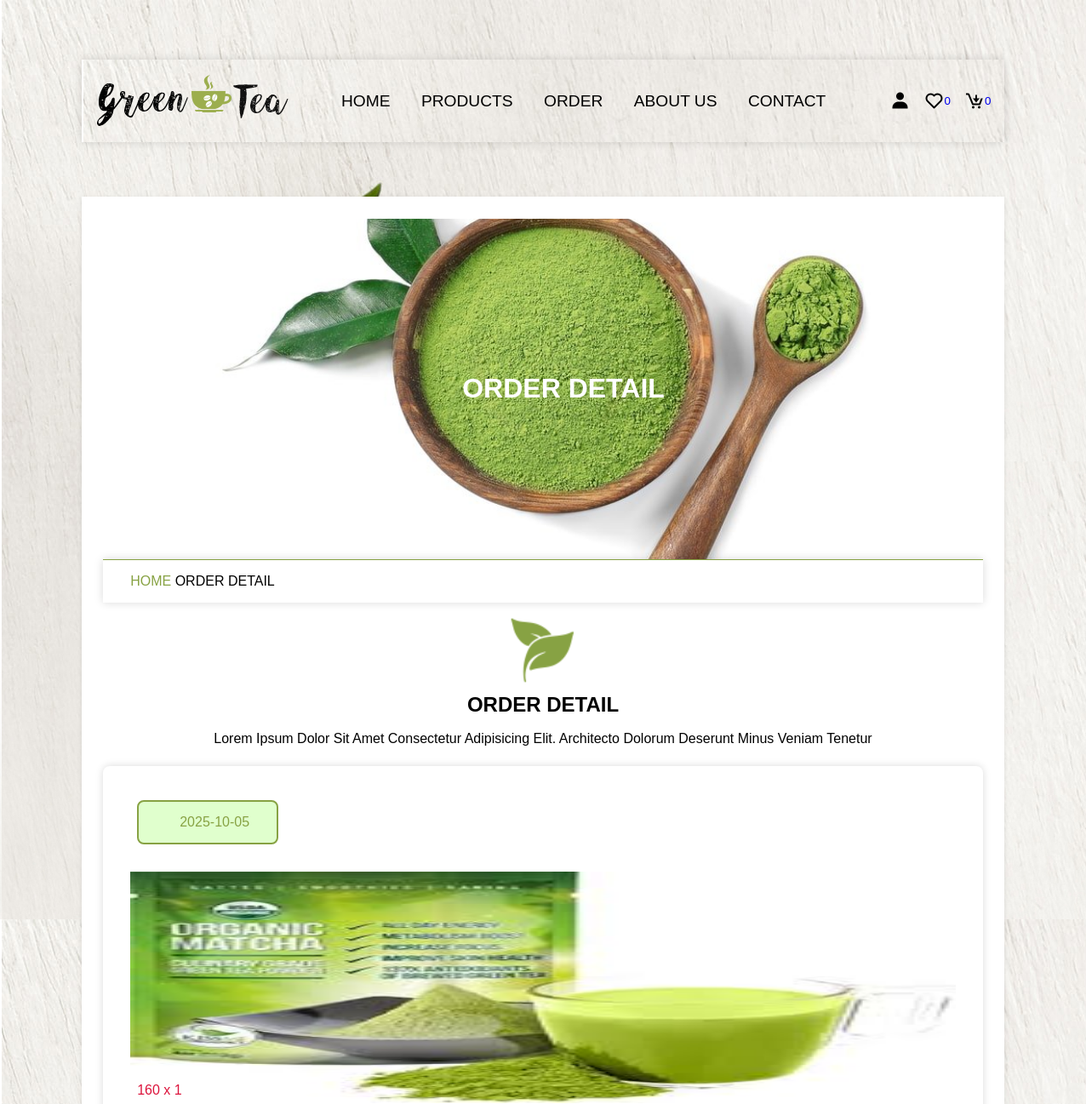
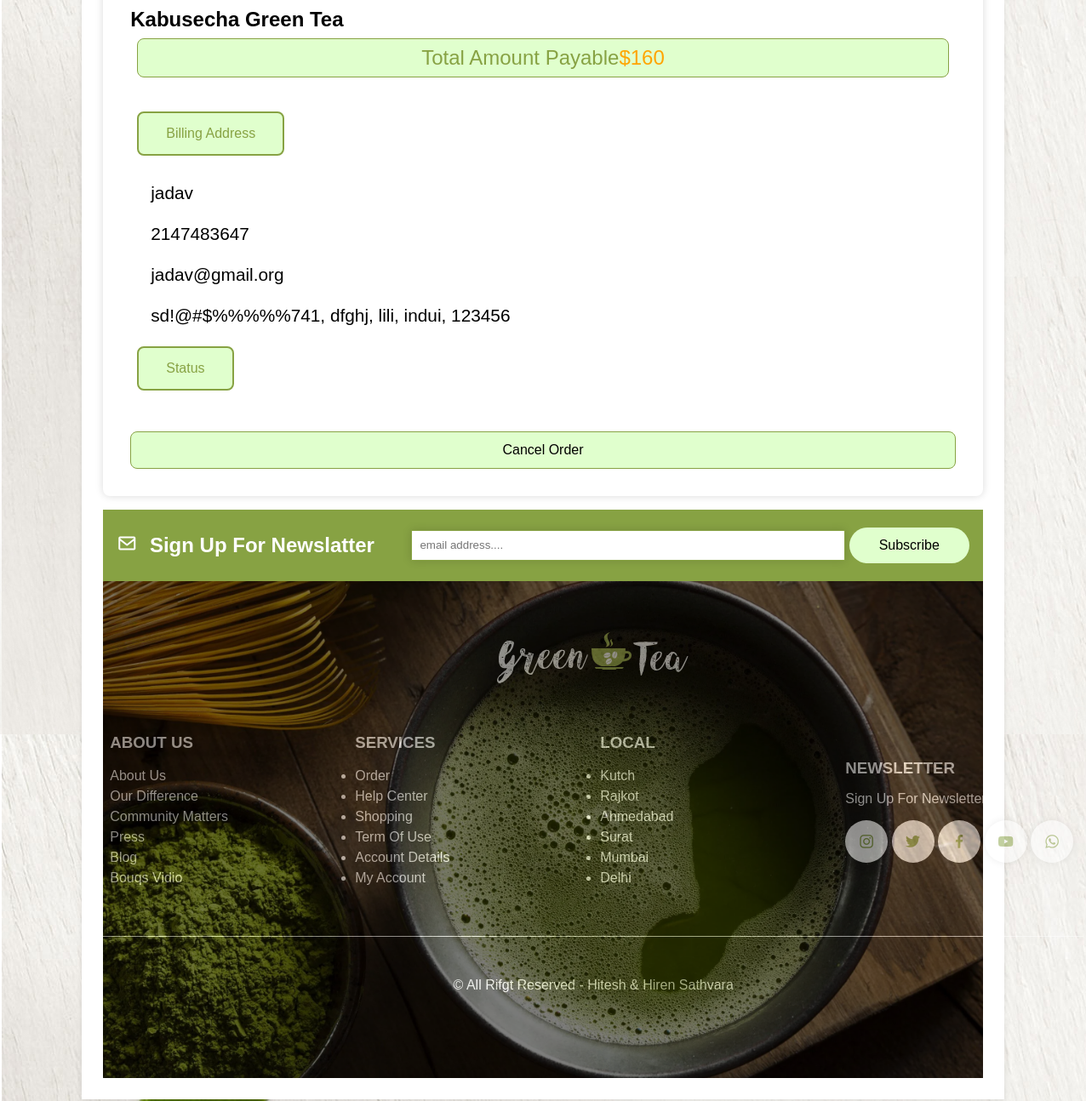
The app's page /view_order.php?get_id=8FSn8xEOiTjFyRi2u5or with its own data (2 pictures, top to bottom).
### tables this page shows
CREATE TABLE `orders` (
  `id` varchar(20) NOT NULL,
  `user_id` varchar(20) NOT NULL,
  `name` text NOT NULL,
  `number` int(20) NOT NULL,
  `email` varchar(100) NOT NULL,
  `address` varchar(255) NOT NULL,
  `address_type` varchar(10) NOT NULL,
  `method` varchar(50) NOT NULL,
  `product_id` varchar(20) NOT NULL,
  `price` int(10) NOT NULL,
  `qty` varchar(2) NOT NULL,
  `date` date NOT NULL DEFAULT current_timestamp(),
  `status` varchar(50) NOT NULL,
  `payment_status` varchar(100) NOT NULL
);

CREATE TABLE `products` (
  `id` int(20) NOT NULL,
  `name` varchar(250) NOT NULL,
  `price` decimal(50,0) NOT NULL,
  `image` blob NOT NULL,
  `product_detail` varchar(1000) NOT NULL,
  `status` varchar(100) NOT NULL
);

### view_order.php (the view, shortened to what this page needs)
<?php
	include 'components/connection.php';
	if (isset($_GET['get_id'])){
		$get_id = $_GET['get_id'];
	}else{
		$get_id = '';
		header('location:order.php');
	}
?>
<!DOCTYPE html>
<html lang="en">
<head>
	<link href='https://unpkg.com/boxicons@2.1.4/css/boxicons.min.css' rel='stylesheet'>
</head>
<body>
	<?php include 'components/header.php'; ?>
	<div class="main">
		<div class="banner">
			<h1>order detail</h1>
		</div>
		<div class="title2">
			<a href="home.php">Home</a><span> order detail</span>
		</div>
		<section class="order-detail">
			<div class="title">
				<img src="img/download.png" class="logo">
				<h1>order detail</h1>
				<p>Lorem ipsum dolor sit amet consectetur adipisicing elit. Architecto dolorum deserunt minus veniam tenetur</p>
			</div>
			<div class="box-container">
				<?php
				$grand_total = 0;
				$select_orders = $conn->prepare("SELECT * FROM orders WHERE id=? LIMIT 1");
				$select_orders->execute([$get_id]);
				if ($select_orders->rowCount() > 0) {
					while($fetch_order = $select_orders->fetch(PDO::FETCH_ASSOC)) {
						$select_product = $conn->prepare("SELECT * FROM products WHERE id=? LIMIT 1");
						$select_product->execute([$fetch_order['product_id']]);
						if ($select_product->rowCount() > 0) {
							while($fetch_product = $select_product->fetch(PDO::FETCH_ASSOC)) {
								$sub_total = ($fetch_order['price'] * $fetch_order['qty']);
								$grand_total += $sub_total;
				?>
				<div class="box">
					<div class="col">
						<p class="title"><i class="bi bi-calendar-fill"></i><?= $fetch_order['date']; ?></p>
						<img src="<?= $fetch_product['image']; ?>" class="image">
						<p class="price"><?= $fetch_product['price']; ?> x <?= $fetch_order['qty']; ?></p>
						<h3 class="name"><?= $fetch_product['name']; ?></h3>
						<p class="grand-total">Total amount payable <span>$<?= $grand_total; ?></span></p>
					</div>
					<div class="col">
						<p class="title">Billing address</p>
						<p class="user"><i class="bi bi-person-bounding-box"></i><?= $fetch_order['name']; ?></p>
						<p class="user"><i class="bi bi-phone"></i><?= $fetch_order['number']; ?></p>
						<p class="user"><i class="bi bi-envelope"></i><?= $fetch_order['email']; ?></p>
						<p class="user"><i class="bi bi-pin-map-fill"></i><?= $fetch_order['address']; ?></p>
						<p class="title">Status</p>
						<p class="status" style="color: <?php if ($fetch_order['status'] == 'delivered') {echo 'green';} elseif ($fetch_order['status'] == 'canceled') {echo 'red'; } else {echo 'orange';} ?>"><?= $fetch_order['status']; ?></p>
						<?php if ($fetch_order['status'] == 'canceled') { ?>
							<a href="checkout.php?get_id=<?= $fetch_product['id']; ?>" class="btn">Order again</a>
						<?php } else { ?>
							<form method="post">
								<button type="submit" name="cancel" class="btn" onclick="return confirm('Do you want to cancel this order?')">Cancel order</button>
							</form>
						<?php } ?>
					</div>
				</div>
				<?php
							}
						} else {
							echo '<p class="empty">Product not found</p>';
						}
					}
				} else {
					echo '<p class="empty">No order found</p>';
				}
				?>
			</div>
		</section>
		<?php include 'components/footer.php'; ?>
	</div>
</body>
</html>

### records on screen
orders: date "2025-10-05", qty "1", name "jadav", number "2147483647", email "jadav@gmail.org", address "sd!@#$%%%%%741, dfghj, lili, indui, 123456"
products: image (picture), price "160", name "Kabusecha Green Tea", grand_total "160"
